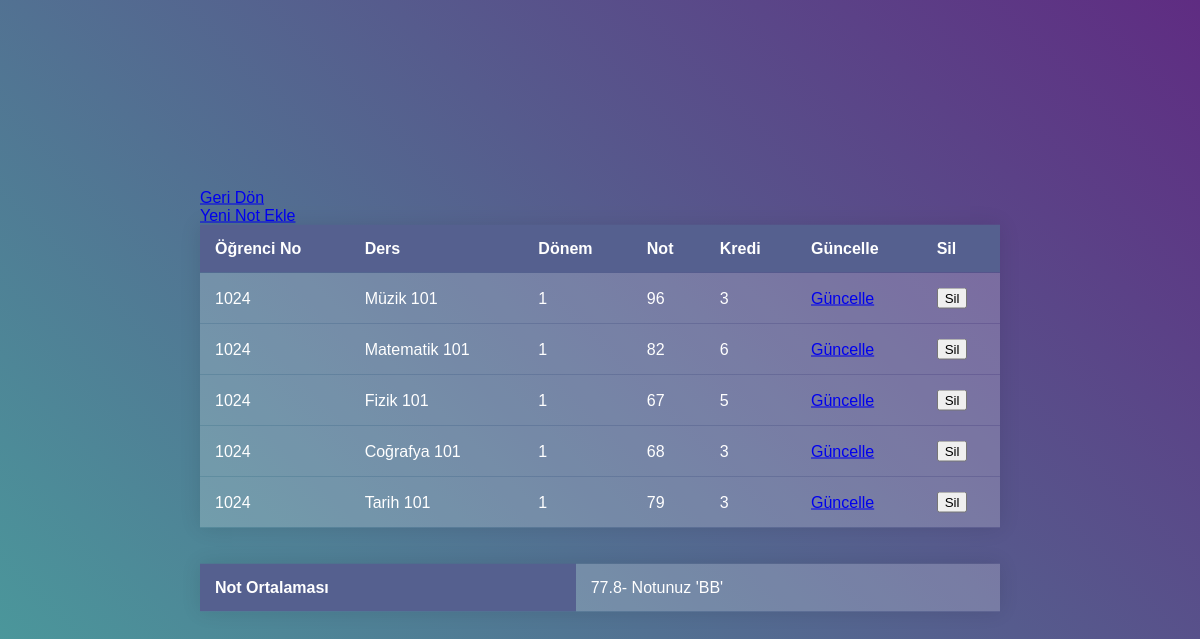
/notlar.php?student_no=1024, run on the app's committed database.
### tables this page shows
CREATE TABLE `notes` (
  `id` int(11) NOT NULL,
  `student_no` int(4) NOT NULL,
  `ders` varchar(20) NOT NULL,
  `dönem` int(1) NOT NULL,
  `note` int(3) NOT NULL,
  `kredi` int(1) NOT NULL
);

### notlar.php (the view, shortened to what this page needs)
<?php
include("baglan.php");
if(isset($_GET['student_no'])){
  $stu_no = mysqli_real_escape_string($conn, $_GET['student_no']);
}
$not= "select * from notes where student_no= $stu_no";
$result = mysqli_query($conn,$not);
$data = $result->fetch_all(MYSQLI_ASSOC);
$toplamkredi=0;
$toplamnot=0;
?>
<!DOCTYPE html>
<html>
<div class="container">
	<table>
		<thead>
  <tr>
    <th>Öğrenci No</th>
    <th>Ders</th>
    <th>Dönem</th>
    <th>Not</th>
    <th>Kredi</th>
    <th>Güncelle</th>
    <th>Sil</th>
  </tr>
  </thead>
		<tbody>
  <?php foreach($data as $row): ?>
  <tr>
    <td><?= htmlspecialchars($row['student_no']) ?></td>
    <td><?= htmlspecialchars($row['ders']) ?></td>
    <td><?= htmlspecialchars($row['dönem']) ?></td>
    <td><?= htmlspecialchars($row['note']) ?></td>
    <?php $toplamkredi=$toplamkredi+ $row['kredi']; ?>
    <td><?= htmlspecialchars($row['kredi']) ?></td>
    <?php
    $notes=$row['kredi']*$row['note'];
    $toplamnot=$toplamnot+$notes;
    ?>
    <td><a href="uptadenotes.php?id=<?php echo $row['id'];?>">Güncelle</a></td>
    <form class="form-horizontal card card-block w-50 mx-auto bg-light" action="notlar.php" method="POST">
      <td><input type="submit" name="delete" class="form-control" id="delete" value="Sil"></a></td>
    </form>
  </tr>
  <?php endforeach ?>
  <div class="row">
	 		<div class="col-md-10 mx-auto">
	 			<div class="row">
			 		<div class="col-md-2">
			 			<a href="öğrenciler.php" class="btn btn-primary btn-lg active float-right" role="button" aria-pressed="true">Geri Dön</a>
			 		</div>
           <div class="col-md-2">
			 			<a href="yeniders.php?student_no=<?php echo $row['student_no'];?>" class="btn btn-primary btn-lg active float-right" role="button" aria-pressed="true">Yeni Not Ekle</a>
			 		</div>
	 			</div>
	 		</div>
	 	</div>
         </tbody>
	</table>
<br><br>
<table>
	<thead>
  <tr>
    <th>Not Ortalaması</th>
    <td><?php
    $ort = $toplamnot/$toplamkredi;
    if($ort>=84.5 && $ort<=100)
        echo("  " .$ort ."- Notunuz 'AA'");
    else if($ort>=69.5 && $ort<84.5)
        echo("  " .$ort ."- Notunuz 'BB'");
?></td>
  </tr>
  </thead>
</table>
</html>

### notlar.php (style rules this page uses)
html, body { height: 100%; }
.container { position: absolute; top: 50%; left: 50%; transform: translate(-50%, -50%); }
table { width: 800px; border-collapse: collapse; overflow: hidden; box-shadow: 0 0 20px rgba(0,0,0,0.1); }
th, td { padding: 15px; background-color: rgba(255,255,255,0.2); color: #fff; }
th { text-align: left; }

### data on the page
notes: student_no "1024", ders "Müzik 101", dönem "1", note "96", kredi "3"
notes: student_no "1024", ders "Matematik 101", dönem "1", note "82", kredi "6"
notes: student_no "1024", ders "Fizik 101", dönem "1", note "67", kredi "5"
notes: student_no "1024", ders "Coğrafya 101", dönem "1", note "68", kredi "3"
notes: student_no "1024", ders "Tarih 101", dönem "1", note "79", kredi "3"

### other printed values
$ort "77.8"
